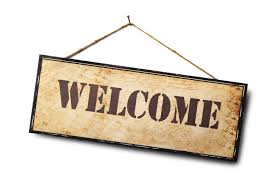
#> input picture PetProject3/WebContent/img/welcome.jpg, 275 x 183 px
$ python -i length_ocr.py   (imports and definitions only)
#> lines starting #> are read from the running program, lines starting #| are printed output that depends on the picture; after the words box and inside, x2 and y2 are one past the last pixel; in counts of white or black regions, pixels touching at a corner belong together
import cv2
import numpy as np
import pytesseract
import re

def length_from_image(img_url):
    imageOrgCp = cv2.imread(img_url)  # 원본 이미지 불러오기
#> imageOrgCp is the input picture: shape (183, 275, 3); mean B, G, R 205.9, 217.3, 226.1
    imageOrgCp = cv2.resize(imageOrgCp, None, fx=2, fy=2, interpolation=cv2.INTER_CUBIC)
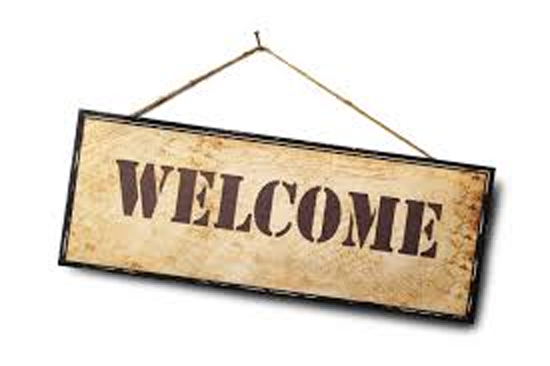
#> imageOrgCp: shape (366, 550, 3); mean B, G, R 205.9, 217.3, 226
    height, width, channel = imageOrgCp.shape  # 원본 이미지 크기 저장
#> height = 366; width = 550; channel = 3
    center = (width // 2, height // 2)  # 이미지 center값 저장
#> center = (275, 183)
    grayCp = cv2.cvtColor(imageOrgCp, cv2.COLOR_BGR2GRAY)  # 이미지 흑백으로 전환
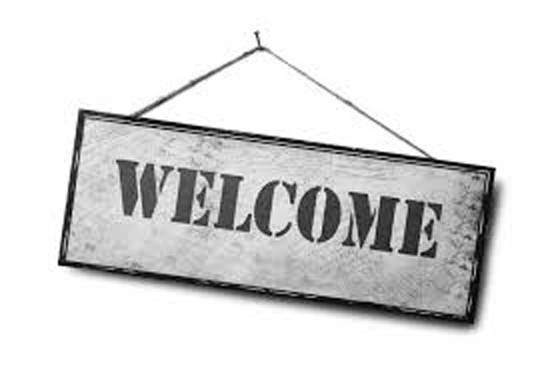
#> grayCp: shape (366, 550); min 0, max 255, mean 218.6

    grayCp = cv2.bitwise_not(grayCp)  # 이미지 색반전
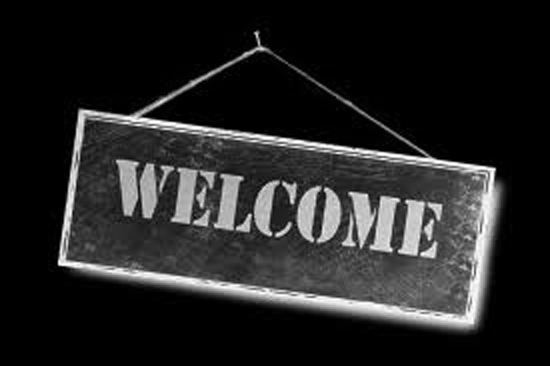
#> grayCp: shape (366, 550); min 0, max 255, mean 36.4
    threshold = 250  # 숫자영역만 원래 0에 가까울것으로 추정되기때문에 색반전후 250 이상인값만 숫자일것으로 추정
    ret, mask = cv2.threshold(grayCp, threshold, 255, cv2.THRESH_BINARY_INV)  # threshold를 사용해 숫자영역을 제외한 나머지 부분 0으로 변환
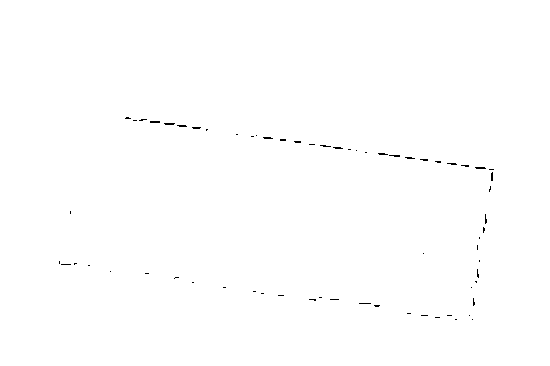
#> mask: shape (366, 550); 99.7% white; black in thin lines or dots, all inside (x1, y1, x2, y2) = (59, 117, 494, 320)
#> ret = 250
    mask = cv2.bitwise_not(mask)  # mask영역 색 반전

    img_blurred = cv2.GaussianBlur(mask, ksize=(3, 3),
                                   sigmaX=0)  # 숫자영역중 흰색과 경계인 부분은 실제 0에 가까운값이 아니었기때문에 굉장히 얇은 실선 형태로 변환되었기때문에 가우시안 블러를 사용해 모양을 다시 살림
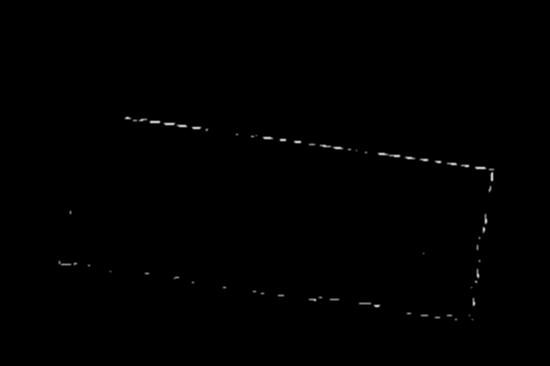
#> img_blurred: shape (366, 550); min 0, max 191, mean 0.7

    img_blurred = 255 - img_blurred  #
    ret, mask = cv2.threshold(img_blurred, threshold, 255, cv2.THRESH_BINARY_INV)
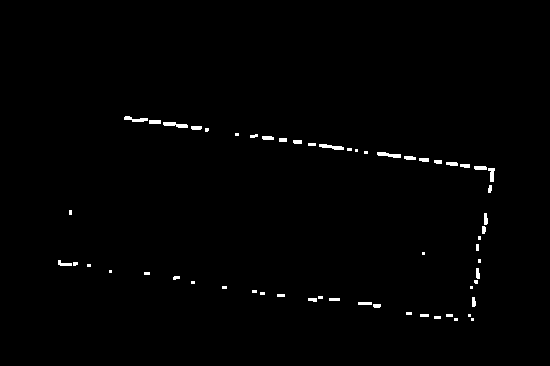
#> mask: shape (366, 550); 0.85% white; 58 white regions (24 under 20 px)

    # cv2_imshow(mask)

    contours, _ = cv2.findContours(
        mask,
        mode=cv2.RETR_LIST,
        method=cv2.CHAIN_APPROX_SIMPLE
    )
#> contours = 58 contours, 36 with area under 20; largest, box (x1, y1, x2, y2) and area: (163, 122, 188, 128) 67, (377, 152, 401, 158) 62, (319, 144, 344, 150) 61, (124, 116, 148, 122) 54, (488, 168, 495, 182) 44

    temp_result = np.zeros((height, width), dtype=np.uint8)

    contours_dict = []

    for contour in contours:
        x, y, w, h = cv2.boundingRect(contour)
        cv2.rectangle(temp_result, pt1=(x, y), pt2=(x + w, y + h), color=255, thickness=-1)

        # insert to dict
        contours_dict.append({
            'x': x,
            'y': y,
            'w': w,
            'h': h,
            'cx': x + (w / 2),
            'cy': y + (h / 2)
        })
#> this loop made 58 passes
#> (contour, x, y, w, h) on passes 1, 2, 3, 4, 5, 6, 7, 9, 10, 13: ([[471, 318], [471, 320], [473, 320], [473, 318]], 471, 318, 3, 3), ([[454, 318], [454, 320], [457, 320], [457, 318]], 454, 318, 4, 3), ([[434, 316], [434, 318], [440, 318], [440, 316]], 434, 316, 7, 3), ([[468, 314], [468, 316], [470, 316], [470, 314]], 468, 314, 3, 3), ([[446, 314], [446, 316], [452, 316], [452, 314]], 446, 314, 7, 3), ([[420, 314], [420, 316], [428, 316], [428, 314]], 420, 314, 9, 3), ([[406, 312], [406, 314], [411, 314], [411, 312]], 406, 312, 6, 3), ([[358, 302], [358, 304], [371, 304], [371, 302]], 358, 302, 14, 3), ([[329, 298], [329, 300], [339, 300], [339, 298]], 329, 298, 11, 3), ([[318, 296], [318, 298], [322, 298], [322, 296]], 318, 296, 5, 3)
#> (x, y, w, h) on passes 8, 11, 12, 20, 21, 24: (373, 304, 8, 4), (308, 298, 9, 4), (472, 297, 4, 10), (474, 280, 4, 4), (173, 276, 7, 4), (476, 268, 4, 11)
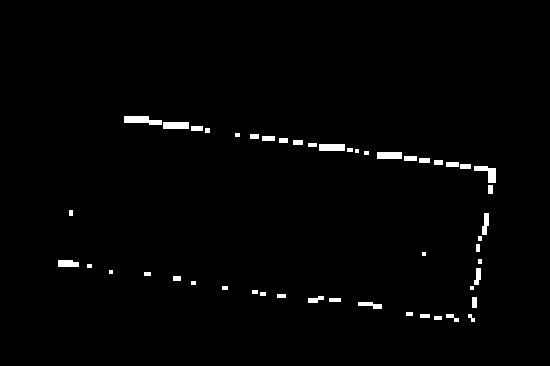
#> temp_result: shape (366, 550); 1.4% white; 49 white regions (4 under 20 px), largest, box (x1, y1, x2, y2) and area: (124, 116, 162, 125) 240, (474, 166, 496, 183) 190, (163, 122, 189, 129) 182
#> after the loop, contours_dict = 58 items
    # cv2_imshow(temp_result)

    bit_and = cv2.bitwise_and(grayCp, temp_result)

    # cv2_imshow(bit_and)
    serch_list = []
    for i in range(0, 360, 5):
        M = cv2.getRotationMatrix2D(center, i, 1.0)
        rotated = cv2.warpAffine(bit_and, M, (width, height))
        chars = pytesseract.image_to_string(255 - rotated, config='--psm 6')
        # print(chars)
        serch_list.append(re.search("\d+cm", chars))
#> this loop made 1 pass
#> M on pass 1: [[1, 0, 0], [0, 1, 0]]
#> after the loop, serch_list = []

    len_dict = {}
    for item in serch_list:
        if item != None:
            try:
                len_dict[item.group()] += 1
            except:
                len_dict[item.group()] = 1
    sorted_dict = sorted(len_dict.items(), key=lambda item: item[1], reverse=True)
    x, y = sorted_dict[0]
    return x.replace("cm", "")
# [18 lines of commented-out code are left out]

#> (the run stopped early here; a loop or call above may not have finished)
